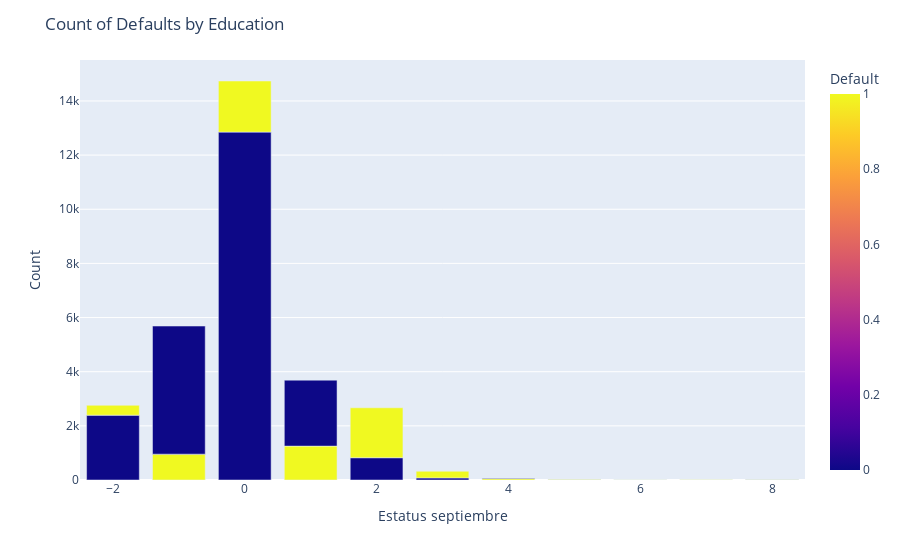

The notebook cell this image was saved under:
### Code cell
fig = px.bar(df2, x='status_sept', y='count', color="esdefault", barmode='group',
             labels={'count': 'Count', 'esdefault': 'Default'})
fig.update_layout(title='Count of Defaults by Education',
                  xaxis_title='Estatus septiembre',
                  yaxis_title='Count')
fig.show()

### Figure 1 — Plotly figure (JSON) as saved in the notebook; plotly's stock layout.template omitted (floating-point values rounded to 4 significant figures)
{"data": [{"alignmentgroup": "True", "hovertemplate": "status_sept=%{x}<br>Count=%{y}<br>Default=%{marker.color}<extra></extra>", "legendgroup": "", "marker": {"color": [1, 1, 0, 0, 1, 0, 0, 0, 1, 0, 1, 0, 1, 1, 0, 1, 1, 1, 1, 0, 0, 0], "coloraxis": "coloraxis", "pattern": {"shape": ""}}, "name": "", "offsetgroup": "", "orientation": "v", "showlegend": false, "textposition": "auto", "type": "bar", "x": [6, 4, 7, 2, 1, 3, 5, 8, 8, -2, 5, 0, 7, 0, 1, -1, 3, -2, 2, 4, -1, 6], "xaxis": "x", "y": [6, 52, 2, 823, 1252, 78, 13, 8, 11, 2394, 13, 12849, 7, 1888, 2436, 954, 244, 365, 1844, 24, 4732, 5], "yaxis": "y"}], "layout": {"barmode": "relative", "coloraxis": {"colorbar": {"title": {"text": "Default"}}, "colorscale": [[0, "#0d0887"], [0.1111, "#46039f"], [0.2222, "#7201a8"], [0.3333, "#9c179e"], [0.4444, "#bd3786"], [0.5556, "#d8576b"], [0.6667, "#ed7953"], [0.7778, "#fb9f3a"], [0.8889, "#fdca26"], [1, "#f0f921"]]}, "legend": {"tracegroupgap": 0}, "margin": {"t": 60}, "title": {"text": "Count of Defaults by Education"}, "xaxis": {"anchor": "y", "domain": [0, 1], "title": {"text": "Estatus septiembre"}}, "yaxis": {"anchor": "x", "domain": [0, 1], "title": {"text": "Count"}}}}
